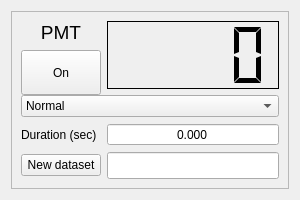
<?xml version="1.0" encoding="UTF-8"?>
<ui version="4.0">
    <class>Form</class>
    <widget class="QWidget" name="Form">
        <property name="geometry">
            <rect>
                <x>0</x>
                <y>0</y>
                <width>300</width>
                <height>200</height>
            </rect>
        </property>
        <property name="sizePolicy">
            <sizepolicy hsizetype="Preferred" vsizetype="Preferred">
                <horstretch>0</horstretch>
                <verstretch>0</verstretch>
            </sizepolicy>
        </property>
        <property name="minimumSize">
            <size>
                <width>300</width>
                <height>200</height>
            </size>
        </property>
        <property name="maximumSize">
            <size>
                <width>300</width>
                <height>200</height>
            </size>
        </property>
        <property name="windowTitle">
            <string>Form</string>
        </property>
        <layout class="QGridLayout" name="gridLayout">
            <item row="0" column="1">
                <widget class="QFrame" name="frame">
                    <property name="minimumSize">
                        <size>
                            <width>198</width>
                            <height>119</height>
                        </size>
                    </property>
                    <property name="maximumSize">
                        <size>
                            <width>9999999</width>
                            <height>99999</height>
                        </size>
                    </property>
                    <property name="frameShape">
                        <enum>QFrame::StyledPanel</enum>
                    </property>
                    <property name="frameShadow">
                        <enum>QFrame::Raised</enum>
                    </property>
                    <layout class="QGridLayout" name="gridLayout_2">
                        <property name="sizeConstraint">
                            <enum>QLayout::SetDefaultConstraint</enum>
                        </property>
                        <item row="1" column="1" rowspan="2">
                            <widget class="QLCDNumber" name="lcdNumber">
                                <property name="sizePolicy">
                                    <sizepolicy hsizetype="Expanding" vsizetype="Expanding">
                                        <horstretch>0</horstretch>
                                        <verstretch>0</verstretch>
                                    </sizepolicy>
                                </property>
                                <property name="font">
                                    <font>
                                        <pointsize>12</pointsize>
                                    </font>
                                </property>
                                <property name="inputMethodHints">
                                    <set>Qt::ImhFormattedNumbersOnly</set>
                                </property>
                                <property name="frameShadow">
                                    <enum>QFrame::Plain</enum>
                                </property>
                                <property name="smallDecimalPoint">
                                    <bool>true</bool>
                                </property>
                                <property name="numDigits">
                                    <number>4</number>
                                </property>
                                <property name="segmentStyle">
                                    <enum>QLCDNumber::Flat</enum>
                                </property>
                                <property name="value" stdset="0">
                                    <double>0.000000000000000</double>
                                </property>
                            </widget>
                        </item>
                        <item row="2" column="0">
                            <widget class="QPushButton" name="pushButton">
                                <property name="sizePolicy">
                                    <sizepolicy hsizetype="Minimum" vsizetype="MinimumExpanding">
                                        <horstretch>0</horstretch>
                                        <verstretch>0</verstretch>
                                    </sizepolicy>
                                </property>
                                <property name="minimumSize">
                                    <size>
                                        <width>45</width>
                                        <height>45</height>
                                    </size>
                                </property>
                                <property name="text">
                                    <string>On</string>
                                </property>
                                <property name="checkable">
                                    <bool>true</bool>
                                </property>
                                <property name="default">
                                    <bool>false</bool>
                                </property>
                                <property name="flat">
                                    <bool>false</bool>
                                </property>
                            </widget>
                        </item>
                        <item row="4" column="0">
                            <widget class="QLabel" name="label_2">
                                <property name="text">
                                    <string>Duration (sec)</string>
                                </property>
                            </widget>
                        </item>
                        <item row="4" column="1">
                            <widget class="QDoubleSpinBox" name="doubleSpinBox">
                                <property name="sizePolicy">
                                    <sizepolicy hsizetype="Expanding" vsizetype="Fixed">
                                        <horstretch>0</horstretch>
                                        <verstretch>0</verstretch>
                                    </sizepolicy>
                                </property>
                                <property name="alignment">
                                    <set>Qt::AlignCenter</set>
                                </property>
                                <property name="buttonSymbols">
                                    <enum>QAbstractSpinBox::NoButtons</enum>
                                </property>
                                <property name="keyboardTracking">
                                    <bool>false</bool>
                                </property>
                                <property name="prefix">
                                    <string/>
                                </property>
                                <property name="suffix">
                                    <string/>
                                </property>
                                <property name="decimals">
                                    <number>3</number>
                                </property>
                                <property name="maximum">
                                    <double>1000.000000000000000</double>
                                </property>
                                <property name="singleStep">
                                    <double>0.010000000000000</double>
                                </property>
                            </widget>
                        </item>
                        <item row="5" column="0">
                            <widget class="QPushButton" name="newSet">
                                <property name="sizePolicy">
                                    <sizepolicy hsizetype="Fixed" vsizetype="Fixed">
                                        <horstretch>0</horstretch>
                                        <verstretch>0</verstretch>
                                    </sizepolicy>
                                </property>
                                <property name="minimumSize">
                                    <size>
                                        <width>50</width>
                                        <height>10</height>
                                    </size>
                                </property>
                                <property name="text">
                                    <string>New dataset</string>
                                </property>
                            </widget>
                        </item>
                        <item row="5" column="1">
                            <widget class="QLineEdit" name="lineEdit">
                                <property name="sizePolicy">
                                    <sizepolicy hsizetype="Expanding" vsizetype="Fixed">
                                        <horstretch>0</horstretch>
                                        <verstretch>0</verstretch>
                                    </sizepolicy>
                                </property>
                                <property name="font">
                                    <font>
                                        <pointsize>12</pointsize>
                                    </font>
                                </property>
                                <property name="alignment">
                                    <set>Qt::AlignCenter</set>
                                </property>
                            </widget>
                        </item>
                        <item row="1" column="0">
                            <widget class="QLabel" name="label">
                                <property name="font">
                                    <font>
                                        <pointsize>14</pointsize>
                                    </font>
                                </property>
                                <property name="text">
                                    <string>PMT</string>
                                </property>
                                <property name="alignment">
                                    <set>Qt::AlignCenter</set>
                                </property>
                            </widget>
                        </item>
                        <item row="3" column="0" colspan="2">
                            <widget class="QComboBox" name="comboBox">
                                <item>
                                    <property name="text">
                                        <string>Normal</string>
                                    </property>
                                </item>
                                <item>
                                    <property name="text">
                                        <string>Differential</string>
                                    </property>
                                </item>
                            </widget>
                        </item>
                    </layout>
                </widget>
            </item>
        </layout>
    </widget>
    <resources/>
    <connections/>
</ui>
